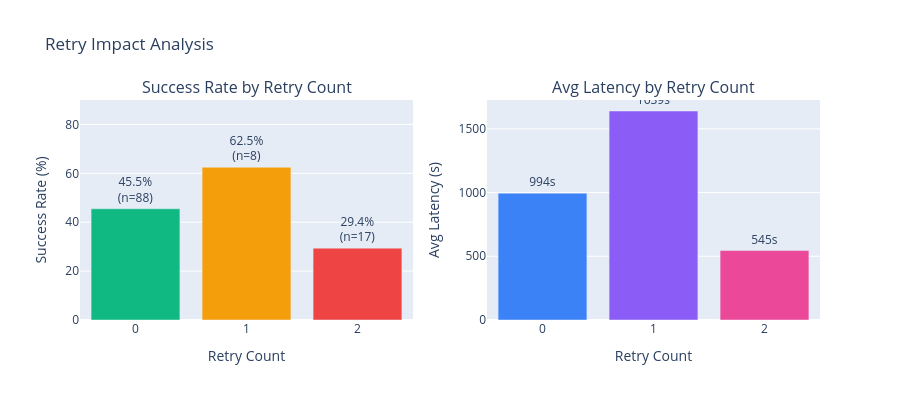

The notebook cell this image was saved under:
### Code cell
# ── Retry impact ──
retry_impact = df.groupby('retry_count').agg(
    total=('is_success', 'count'),
    successes=('is_success', 'sum'),
    success_rate=('is_success', 'mean'),
    avg_latency=('latency_seconds', 'mean')
).reset_index()
retry_impact['success_pct'] = (retry_impact['success_rate'] * 100).round(1)

fig = make_subplots(rows=1, cols=2,
                    subplot_titles=['Success Rate by Retry Count', 'Avg Latency by Retry Count'])

fig.add_trace(go.Bar(
    x=retry_impact['retry_count'],
    y=retry_impact['success_pct'],
    marker_color=['#10B981', '#F59E0B', '#EF4444'],
    text=[f'{v}%<br>(n={t})' for v, t in zip(retry_impact['success_pct'], retry_impact['total'])],
    textposition='outside'
), row=1, col=1)

fig.add_trace(go.Bar(
    x=retry_impact['retry_count'],
    y=retry_impact['avg_latency'].round(0),
    marker_color=['#3B82F6', '#8B5CF6', '#EC4899'],
    text=[f'{int(v)}s' for v in retry_impact['avg_latency']],
    textposition='outside'
), row=1, col=2)

fig.update_layout(title_text='Retry Impact Analysis', height=400, showlegend=False)
fig.update_xaxes(title_text='Retry Count', tickvals=[0, 1, 2])
fig.update_yaxes(title_text='Success Rate (%)', range=[0, 90], row=1, col=1)
fig.update_yaxes(title_text='Avg Latency (s)', row=1, col=2)
fig.show()

print('Retry breakdown:')
print(retry_impact[['retry_count', 'total', 'successes', 'success_pct', 'avg_latency']].to_string(index=False))

### Figure 1 — Plotly figure (JSON) as saved in the notebook; plotly's stock layout.template omitted (floating-point values rounded to 4 significant figures)
{"data": [{"marker": {"color": ["#10B981", "#F59E0B", "#EF4444"]}, "text": ["45.5%<br>(n=88)", "62.5%<br>(n=8)", "29.4%<br>(n=17)"], "textposition": "outside", "type": "bar", "x": [0, 1, 2], "xaxis": "x", "y": [45.5, 62.5, 29.4], "yaxis": "y"}, {"marker": {"color": ["#3B82F6", "#8B5CF6", "#EC4899"]}, "text": ["994s", "1639s", "545s"], "textposition": "outside", "type": "bar", "x": [0, 1, 2], "xaxis": "x2", "y": [995, 1640, 545], "yaxis": "y2"}], "layout": {"annotations": [{"font": {"size": 16}, "showarrow": false, "text": "Success Rate by Retry Count", "x": 0.225, "xanchor": "center", "xref": "paper", "y": 1, "yanchor": "bottom", "yref": "paper"}, {"font": {"size": 16}, "showarrow": false, "text": "Avg Latency by Retry Count", "x": 0.775, "xanchor": "center", "xref": "paper", "y": 1, "yanchor": "bottom", "yref": "paper"}], "height": 400, "showlegend": false, "title": {"text": "Retry Impact Analysis"}, "xaxis": {"anchor": "y", "domain": [0, 0.45], "tickvals": [0, 1, 2], "title": {"text": "Retry Count"}}, "xaxis2": {"anchor": "y2", "domain": [0.55, 1], "tickvals": [0, 1, 2], "title": {"text": "Retry Count"}}, "yaxis": {"anchor": "x", "domain": [0, 1], "range": [0, 90], "title": {"text": "Success Rate (%)"}}, "yaxis2": {"anchor": "x2", "domain": [0, 1], "title": {"text": "Avg Latency (s)"}}}}
